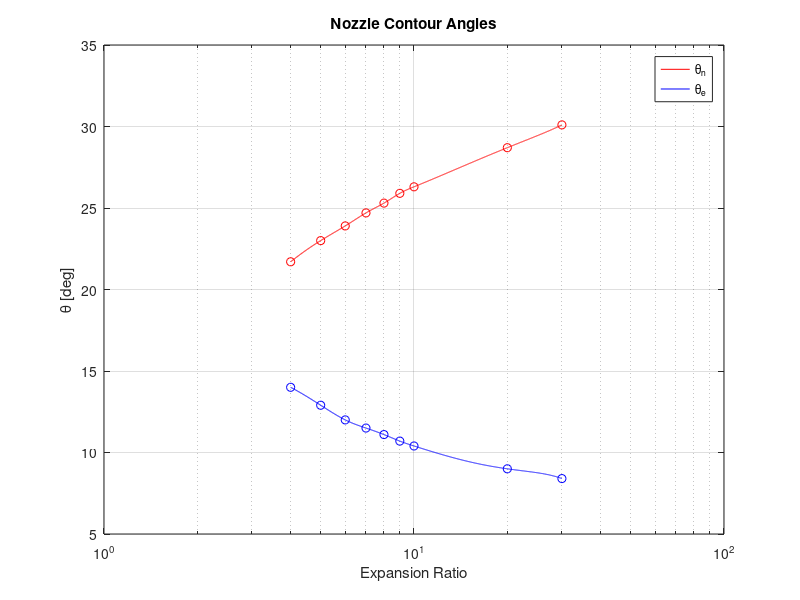

MATLAB code for this plot:
% Bell Nozzle Angles Interpolation
% Author: Chris Bermack

%% angle splines
% eyeballing theta values for certain expansion ratios from 
% http://www.aspirespace.org.uk/downloads/Thrust%20optimised%20parabolic%20nozzle.pdf
expRatio = [4 5 6 7 8 9 10 20 30];
thetaN = [21.7 23.0 23.9 24.7 25.3 25.9 26.3 28.7 30.1];
thetaE = [14.0 12.9 12.0 11.5 11.1 10.7 10.4 9.0 8.4];

expRatio2 = 4:0.01:30; % finer expansion ratio for spline interpolation

% spline of theta values from previous points
thetaNspline = spline(expRatio,thetaN,expRatio2);
thetaEspline = spline(expRatio,thetaE,expRatio2);

% plot
semilogx(expRatio2,thetaNspline,'r-');
hold on;
grid on;
semilogx(expRatio2,thetaEspline,'b-');
semilogx(expRatio,thetaN,'ro');
semilogx(expRatio,thetaE,'bo');
hold off;
title('Nozzle Contour Angles');
xlabel('Expansion Ratio');
ylabel('\theta [deg]');
legend('\theta_n','\theta_e','location','best');

%% theta outputs for expansion ratio input
expRatioInput = input('Expansion Ratio: ');
m = 1;
for n = 4:0.1:30
    if expRatioInput == n
        break
    end
    m = m+1;
end
thetaNout = thetaNspline(m);
thetaEout = thetaEspline(m);
fprintf('thetaN = %.1f\n',thetaNout);
fprintf('thetaE = %.1f\n',thetaEout);
